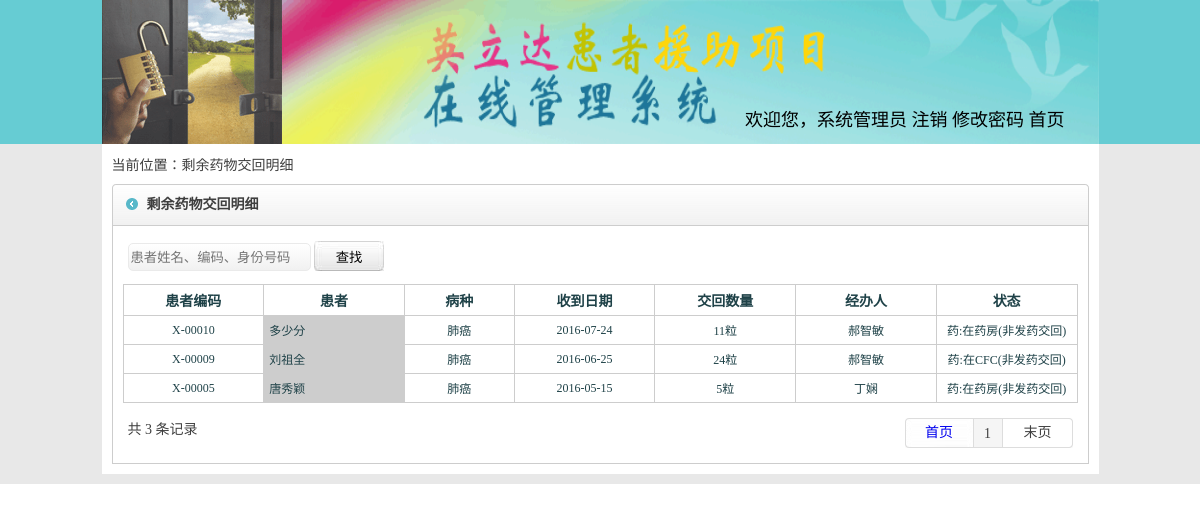
Page /cfcyyjhgl.php (signed in) on the committed database.
### tables this page shows
CREATE TABLE `hzh` (
  `id` int(100) NOT NULL,
  `shqid` varchar(100) DEFAULT NULL,
  `hzhid` varchar(100) DEFAULT NULL,
  `shqzht` varchar(100) NOT NULL DEFAULT '录入中' COMMENT '审核状态 -审核,审核通过,代办入组,入组,出组,锁定,解锁,停止申请,拒绝',
  `hzhxm` varchar(100) DEFAULT NULL,
  `zhjlx` varchar(100) DEFAULT NULL,
  `zhjhm` varchar(100) DEFAULT NULL,
  `shqbzh` varchar(100) DEFAULT NULL,
  `shhdchshftg` varchar(100) DEFAULT NULL,
  `shqyy` varchar(100) DEFAULT NULL,
  `shhyj` varchar(100) DEFAULT NULL,
  `rzyy` varchar(100) DEFAULT NULL,
  `zhzhyy` varchar(100) DEFAULT NULL,
  `zhzhzhdysh` varchar(100) DEFAULT NULL,
  `hzhtxdzh` varchar(100) DEFAULT NULL,
  `hzhshj` varchar(100) DEFAULT NULL,
  `dylxrdh` varchar(100) DEFAULT NULL,
  `derlxrdh` varchar(100) DEFAULT NULL,
  `zhdlx` varchar(100) DEFAULT NULL,
  `hzhhj` varchar(100) DEFAULT NULL,
  `hzhjtrk` varchar(100) DEFAULT NULL,
  `jtnshr` varchar(100) DEFAULT NULL,
  `rjshr` varchar(100) DEFAULT NULL,
  `cblx` varchar(100) DEFAULT NULL,
  `cbdqsheng` varchar(100) DEFAULT NULL,
  `jzhlx` varchar(100) DEFAULT NULL,
  `mrchzrq` varchar(100) DEFAULT NULL,
  `jzhyp` varchar(100) DEFAULT NULL,
  `ypgg` varchar(100) DEFAULT NULL,
  `ypyl` varchar(100) DEFAULT NULL,
  `shcyyshj` varchar(100) DEFAULT NULL,
  `xmshqbtxrq` varchar(100) DEFAULT NULL,
  `chcshhrq` varchar(100) DEFAULT NULL,
  `dbrzshxshj` varchar(100) DEFAULT NULL,
  `zhshrzshj` varchar(100) DEFAULT NULL,
  `ygshcyyrq` varchar(100) DEFAULT NULL,
  `lyyf` varchar(100) DEFAULT NULL,
  `hzhxb` varchar(100) DEFAULT '',
  `hzhchshrq` varchar(100) DEFAULT NULL,
  `cbdqshi` varchar(100) DEFAULT NULL,
  `cbdqqu` varchar(100) DEFAULT NULL,
  `hzhchzrq` varchar(100) DEFAULT NULL,
  `hzhchzyy` varchar(100) DEFAULT NULL,
  `djrq` varchar(100) DEFAULT NULL,
  `djr` varchar(100) DEFAULT NULL,
  `wshshq` varchar(100) DEFAULT NULL,
  `shhxcl` varchar(100) DEFAULT NULL,
  `jjrq` varchar(100) DEFAULT NULL,
  `tzhrq` varchar(100) DEFAULT NULL,
  `jjxxshm` text,
  `erqshq` varchar(100) DEFAULT NULL,
  `dslxrdh` varchar(100) DEFAULT NULL,
  `hzhnshr` varchar(100) DEFAULT NULL,
  `yxyaoname` varchar(100) DEFAULT '' COMMENT '一线药品名称',
  `chiguonum` varchar(100) DEFAULT '' COMMENT '服用过的药量',
  `ruzhunum` varchar(100) DEFAULT '' COMMENT '入组编码',
  `shfs` varchar(100) DEFAULT '' COMMENT '协管员审核方式',
  `bikaos` varchar(100) DEFAULT '' COMMENT '协管员未答复或延迟答复的原因',
  `shenhetime` varchar(100) DEFAULT '' COMMENT '协管员核实时间',
  `dylxrxm` varchar(100) DEFAULT NULL,
  `dylxrgx` varchar(100) DEFAULT NULL,
  `derlxrxm` varchar(100) DEFAULT NULL,
  `derlxrgx` varchar(100) DEFAULT NULL,
  `dslxrxm` varchar(100) DEFAULT NULL,
  `dslxrgx` varchar(100) DEFAULT NULL
);

CREATE TABLE `zyff` (
  `id` int(100) NOT NULL,
  `hzhid` int(100) DEFAULT NULL,
  `lycsh` varchar(100) DEFAULT NULL,
  `lyshl` varchar(100) DEFAULT NULL,
  `fyshl` varchar(100) DEFAULT NULL,
  `fyjl` varchar(100) DEFAULT NULL,
  `fyqshyl` varchar(100) DEFAULT NULL,
  `jhkpshl` varchar(100) DEFAULT NULL,
  `jhshyyyshl` varchar(100) DEFAULT NULL,
  `lyr` varchar(100) DEFAULT NULL,
  `gx` varchar(100) DEFAULT NULL,
  `lyrzhjhm` varchar(100) DEFAULT NULL,
  `rzyy` varchar(100) DEFAULT NULL,
  `zhshrzrq` varchar(100) DEFAULT NULL,
  `ygxcfyrq` varchar(100) DEFAULT NULL,
  `ygshcyyjshrq` varchar(100) DEFAULT NULL,
  `ygbcyykshrq` varchar(100) DEFAULT NULL,
  `bzh` varchar(100) DEFAULT NULL,
  `fyr` varchar(100) DEFAULT NULL,
  `yfmch` varchar(100) DEFAULT NULL,
  `fyrq` varchar(100) DEFAULT NULL,
  `ypph` varchar(100) DEFAULT NULL,
  `jhkpgg` varchar(100) DEFAULT NULL,
  `kpzht` varchar(100) DEFAULT NULL,
  `yyzht` varchar(100) DEFAULT NULL,
  `tshqk` varchar(100) DEFAULT NULL,
  `jlshjch` varchar(100) DEFAULT NULL,
  `kpdbpc` varchar(100) DEFAULT NULL,
  `yydbpc` varchar(100) DEFAULT NULL,
  `shdzhm` varchar(100) DEFAULT NULL,
  `zhjmch` varchar(100) DEFAULT NULL,
  `shouquanid` varchar(100) DEFAULT NULL,
  `hzhbzh` varchar(100) DEFAULT NULL,
  `shfyfp` varchar(100) DEFAULT NULL,
  `zfykpshl` varchar(100) DEFAULT NULL,
  `yyyf` varchar(100) DEFAULT NULL COMMENT '用药用法',
  `zyffzht` varchar(200) DEFAULT NULL,
  `pshu1` varchar(10) DEFAULT NULL,
  `pihao2` varchar(20) DEFAULT NULL,
  `pshu2` varchar(10) DEFAULT NULL
);

### cfcyyjhgl.php (the view, shortened to what this page needs)
<?php session_start();
$pagesize=10;
$html_title="剩余药物交回明细";
include('spap_head.php');
?>
  <div class="main"><?php ?>
    <div class="insmain">
      <div class="thislink">当前位置：<?php echo $html_title;?></div>
      <div class="inwrap flt top">
        <div class="title w977 flt">
          <strong><?php echo $html_title;?></strong><span></span>
        </div>
        <div class="incontact w955 flt">
          <table width="100%" border="0" cellspacing="0" cellpadding="5">
            <tr>
              <td>
                <div class="insinsins" style="width:100%;">
                  <span>
<input type="text" id="Guanjianci" name="Guanjianci" value="<?php echo $_GET[guanjianci];?>" placeholder="患者姓名、编码、身份号码" class="grd-white" />
<input type="button" value="查找" onclick="chazhao();" class="uusub2" />
                  </span>
                </div>
              </td>
            </tr>
          </table>
          <table width="100%" border="0" cellpadding="5" cellspacing="1" bgcolor="#cdcdcd">
            <tr style="color:#1f4248; font-weight:bold; height:30px;">
              <td width="9%" align="center" bgcolor="#FFFFFF">患者编码</td>
              <td width="9%" align="center" bgcolor="#FFFFFF">患者</td>
              <td width="7%" align="center" bgcolor="#FFFFFF">病种</td>
              <td width="9%" align="center" bgcolor="#FFFFFF">收到日期</td>
              <td width="9%" align="center" bgcolor="#FFFFFF">交回数量</td>
              <td width="9%" align="center" bgcolor="#FFFFFF">经办人</td>
              <td width="9%" align="center" bgcolor="#FFFFFF">状态</td>
            </tr>
<?php
  $sql = "SELECT * FROM `zyff` where `jhshyyyshl`>'0' ";
  $sql .= "  order by id DESC limit $page $pagesize ";
  $Query_ID = mysql_query($sql);
  while($Record = mysql_fetch_array($Query_ID)){
    $hzhsql = "select `hzhid`,`hzhxm`,`hzhshj` from `hzh` where `id`='".$Record[1]."'";
  $hzhQuery_ID = mysql_query($hzhsql);
  while($hzhRecord = mysql_fetch_array($hzhQuery_ID)){
    echo "<tr style=\"color:#1f4248; font-size:12px;\"><td align=\"center\" bgcolor=\"#FFFFFF\">X-".$hzhRecord[0]."</td><td>".$hzhRecord[1]."</td><td align=\"center\" bgcolor=\"#FFFFFF\">肺癌</td><td align=\"center\" bgcolor=\"#FFFFFF\">".$Record[20]."</td><td align=\"center\" bgcolor=\"#FFFFFF\">";
    if($Record[8]!=""){echo $Record[8]."粒";}else{echo "0粒";}
    echo "<td align=\"center\" bgcolor=\"#FFFFFF\">".$Record[18]."</td>";
    echo "<td align=\"center\" bgcolor=\"#FFFFFF\">";
    if($Record[24]!=""){echo "药:";if($Record[24]=="1"){ echo "在药房";}else if($Record[24]=="2"){ echo "在CFC";}else if($Record[24]=="3"){ echo "在国大";}else if($Record[24]=="4"){ echo "已销毁";}}else{echo "无";}
    if($Record[25]=="1"){echo "(非发药交回)";}
    echo "</td></tr>";
  }
}
?>
          </table>
          <table width="100%" border="0" cellspacing="0" cellpadding="5" class="top">
            <tr>
              <td>
           <?php
include('pagefy.php');
          ?>
              </td>
            </tr>
          </table>
        </div>
      </div>
    </div>
  </div><?php ?>
</div><?php ?>
</body>
</html>

### style/style.css (style rules this page uses)
.wrap .main { width:997px; margin:0 auto; }
.wrap .main .insmain { width:977px; margin:0 auto; color:#3f3f3f; height:auto; float:left; padding:10px; background:#ffffff; margin-bottom:10px; }
.w977 { width:977px; }
.w955 { width:955px; }
.flt { float:left; }
.wrap .main .insmain .inwrap { width:977px; }
.top { margin-top:10px; }
.wrap .main .insmain .inwrap .title { background:url(../images/main_title_bg.gif) right top no-repeat; height:42px; vertical-align:middle; line-height:42px; }
.wrap .main .insmain .inwrap .title strong { width:auto; float:left; padding-left:35px; background:url(../images/main_title_bg.gif) left top no-repeat; }
.wrap .main .insmain .inwrap .incontact { border-left:1px #cdcdcd solid; border-right:1px #cdcdcd solid; padding:10px; border-bottom:1px #cdcdcd solid; }
.wrap .main .insmain .inwrap .incontact .insinsins { width:auto; float:left; height:auto; margin-bottom:8px; margin-right:10px; }
.wrap .main .insmain .inwrap .incontact .insinsins span { line-height:24px; vertical-align:middle; float:left; }
.grd-white { background: #ffffff; height:24px; background: -moz-linear-gradient(top, #ffffff 0%, #f1f1f1 100%); background: -webkit-gradient(linear, left top, left bottom, color-stop(0%,#ffffff), color-stop(100%,#f1f1f1)); background: -webkit-linear-gradient(top, #ffffff 0%,#f1f1f1 100%); background: -o-linear-gradient(top, #ffffff 0%,#f1f1f1 100%); background: -ms-linear-gradient(top, #ffffff 0%,#f1f1f1 100%); background: linear-gradient(to bottom, #ffffff 0%,#f1f1f1 100%); filter: progid:DXImageTransform.Microsoft.gradient( startColorstr='#ffffff', endColorstr='#f1f1f1',GradientType=0 ); border: 1px solid #eaeaea; border-radius: 5px; }
.uusub2 { background:url(../images/sub02.jpg) top left no-repeat; width:70px; height:30px; border:0px; }

### style/master.css (style rules this page uses)
body { margin-left: 0px; margin-top: 0px; margin-right: 0px; margin-bottom: 0px; }

### rows in the picture
zyff: fyrq "2016-07-24", jhshyyyshl "11", fyr "郝智敏"
hzh: hzhid "00010", hzhxm "多少分", shows "在药房"
zyff: fyrq "2016-06-25", jhshyyyshl "24", fyr "郝智敏"
hzh: hzhid "00009", hzhxm "刘祖全", shows "在CFC"
zyff: fyrq "2016-05-15", jhshyyyshl "5", fyr "丁娴"
hzh: hzhid "00005", hzhxm "唐秀颖", shows "在药房"

### other values in the picture
$_SESSION[yhname] "系统管理员"
$html_title "剩余药物交回明细"
$num "3"
